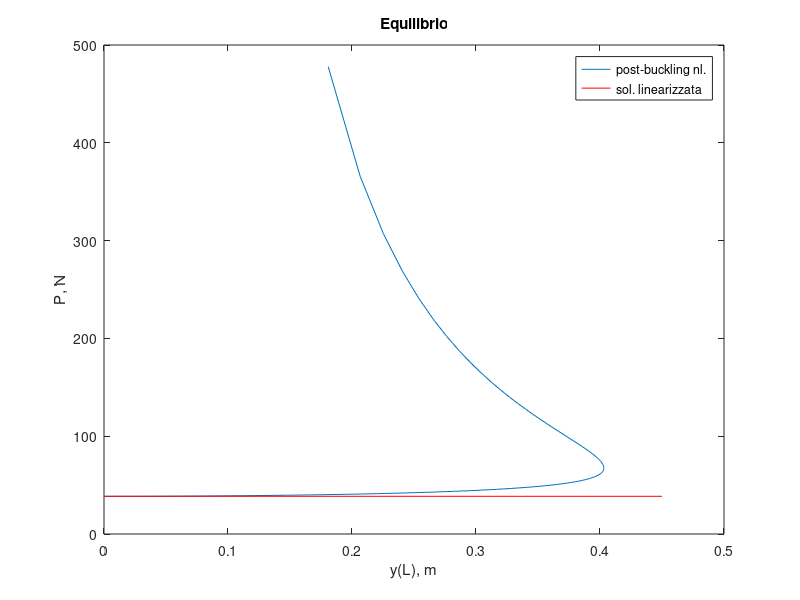

MATLAB code to generate this figure:
clear all
close all
clc

%% Elastica
% Data una trave di alluminio, con modulo elastico E = 75 GPa, di
% lunghezza L = 0.5 m e sezione quadrata con lato b = 5 mm, calcolare: 
% * lo stato di equilibrio in post-buckling per 0<alpha<180deg
% * confrontare la soluzione nonlineare con la soluzione linearizzata

E = 75e9;
b = 0.005; J = b^4/12;
L = 0.5;

%% Equilibrio

alpha = linspace(0,pi,100);
rhosq = (sin(alpha/2)).^2;
K = ellipke(rhosq);
k = K./L;
P = k.^2*E*J;
y_L = 2*sqrt(rhosq)./k;

figure
plot(y_L,P)
title('Equilibrio')
xlabel('y(L), m')
ylabel('P, N')
hold on
plot([0 0.45], [38.55 38.55], 'r')
legend('post-buckling nl.', 'sol. linearizzata')
